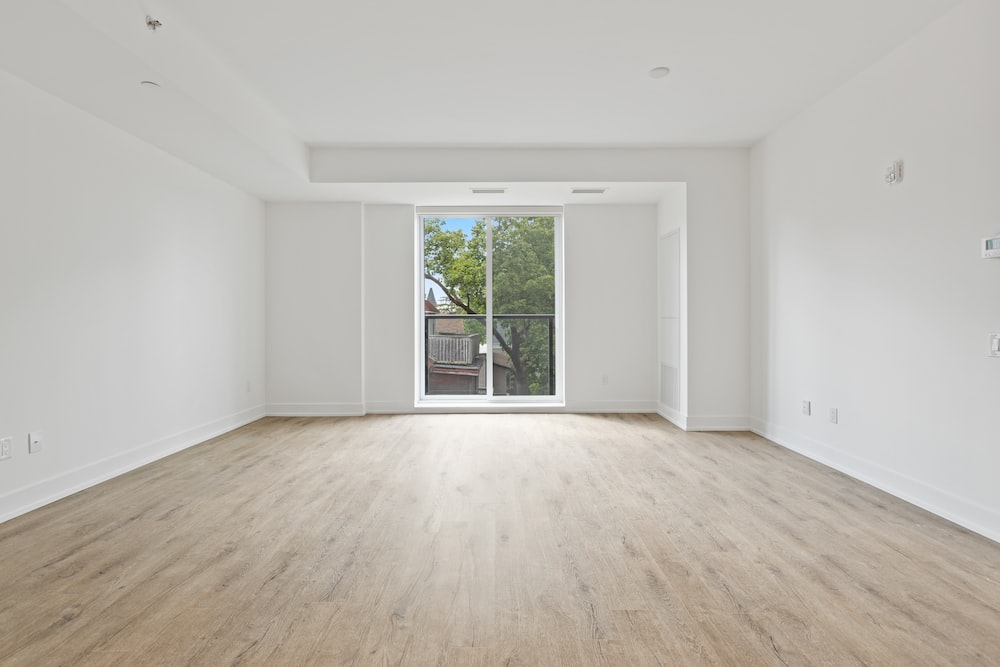
#> input picture imaageMatching/room.jpg, 1000 x 667 px
$ python IP.py
#> lines starting #> are read from the running program, lines starting #| are printed output that depends on the picture
import numpy as np
import cv2
import matplotlib.pyplot as plt

bg=cv2.imread('room.jpg')
#> bg is the input picture: shape (667, 1000, 3); mean B, G, R 178.5, 185.6, 189.7
bg=cv2.cvtColor(bg,cv2.COLOR_BGR2RGB)
plt.imshow(bg)
bg.shape
face=cv2.imread('window.jpg')
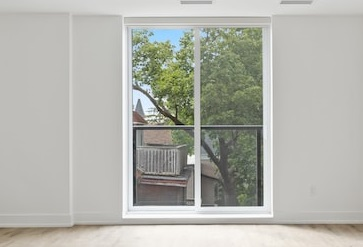
#> input picture imaageMatching/window.jpg, 363 x 247 px
#> face is the input picture: shape (247, 363, 3); mean B, G, R 171.7, 178.9, 178.2
face=cv2.cvtColor(face,cv2.COLOR_BGR2RGB)
plt.imshow(face)
face.shape
face.shape
height,width,channels=face.shape
#> height = 247; width = 363; channels = 3
methods=['cv2.TM_CCOEFF','cv2.TM_CCOEFF_NORMED','cv2.TM_CCORR','cv2.TM_CCORR_NORMED','cv2.TM_SQDIFF','cv2.TM_SQDIFF_NORMED']
for x in methods:
  bg_copy=bg.copy()
  method=eval(x)
  result=cv2.matchTemplate(bg_copy,face,method)
  min_val,max_val,min_loc,max_loc=cv2.minMaxLoc(result)
  if method in[cv2.TM_SQDIFF,cv2.TM_SQDIFF_NORMED]:
    top_left=min_loc
  else:
    top_left=max_loc
  bottom_right=(top_left[0]+width,top_left[1]+height)
  cv2.rectangle(bg_copy,top_left,bottom_right,255,10)
  plt.subplot(121)
  plt.imshow(result)
  plt.title('Result of template matching')
  plt.subplot(122)
  plt.imshow(bg_copy)
  plt.title('Match point')
  plt.suptitle(x)
  plt.show()
#> this loop made 6 passes
#> (min_val, max_val, min_loc, top_left, bottom_right) on passes 1 to 4: (-103539344, 455548992, (275, 368), (292, 189), (655, 436)), (-0.382, 0.999, (637, 253), (292, 189), (655, 436)), (7.62e+09, 9.37e+09, (0, 420), (555, 232), (918, 479)), (0.937, 1, (423, 200), (292, 189), (655, 436))
#> (min_val, max_val, max_loc, top_left, bottom_right) on passes 5 to 6: (774716, 1.1e+09, (423, 200), (292, 189), (655, 436)), (8.79e-05, 0.125, (423, 200), (292, 189), (655, 436))
#> pass 1, `result=cv2.matchTemplate(bg_copy,face,method)`:
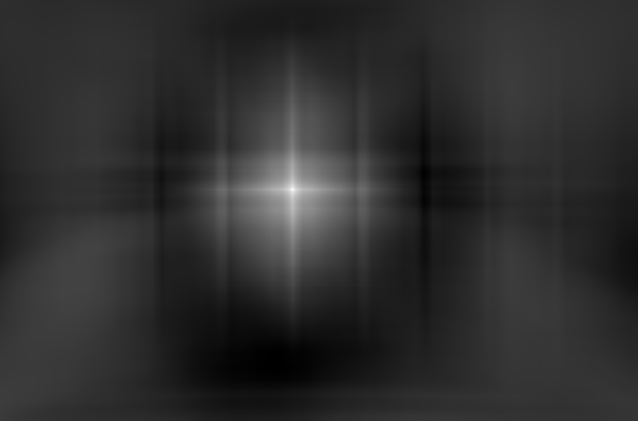
#> result: shape (421, 638) float32; min -103539344, max 455548992, mean -1809963.5; drawn with min black and max white
#> pass 1, `plt.show()`:
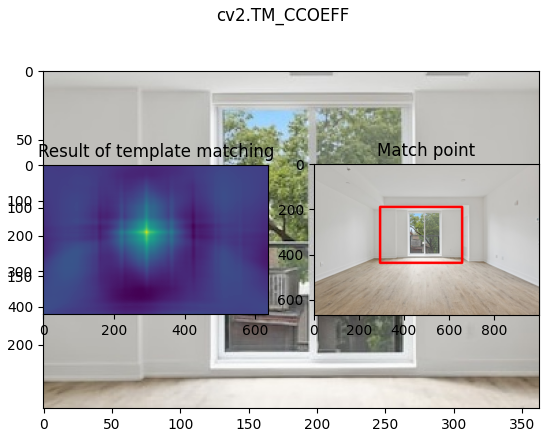
#> figure drawn by matplotlib, 3 panels
#> pass 2, `result=cv2.matchTemplate(bg_copy,face,method)`:
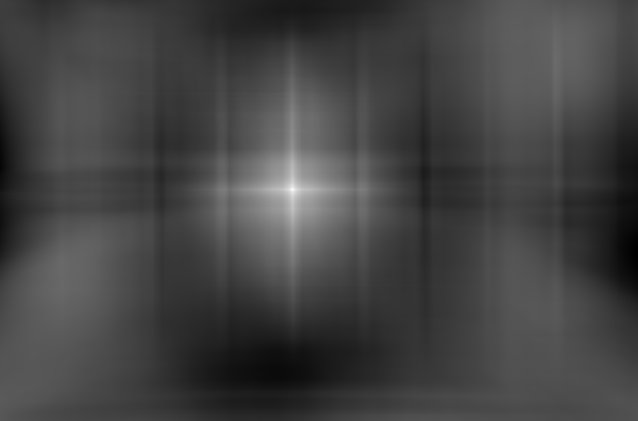
#> result: shape (421, 638) float32; min -0.382, max 0.999, mean -0.0145; drawn with min black and max white
#> pass 3, `result=cv2.matchTemplate(bg_copy,face,method)`:
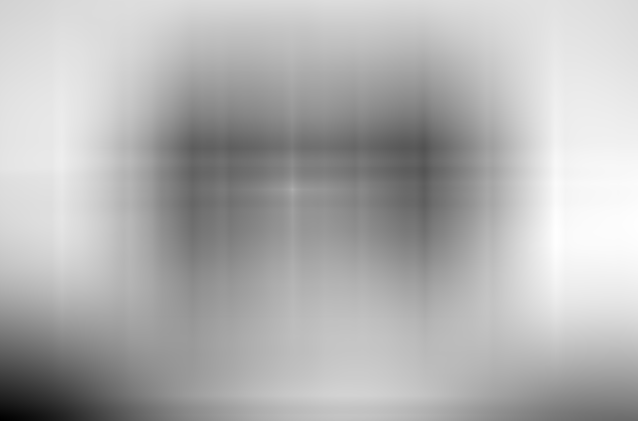
#> result: shape (421, 638) float32; min 7.62e+09, max 9.37e+09, mean 8.84e+09; drawn with min black and max white
#> after the loop:
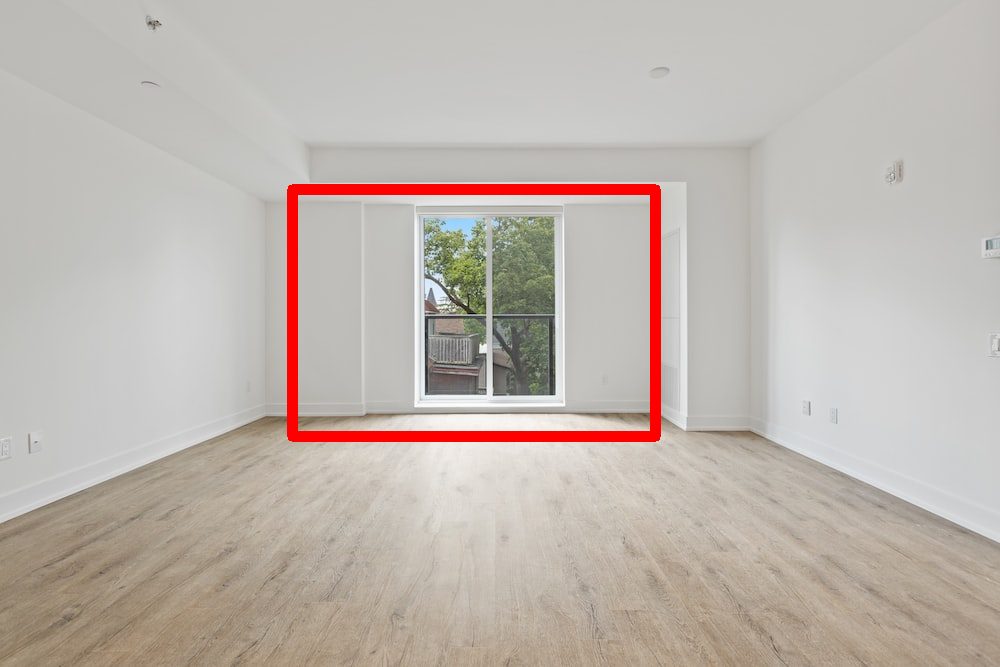
#> bg_copy: shape (667, 1000, 3); mean R, G, B 190.7, 181.6, 174.6
#> after the loop:
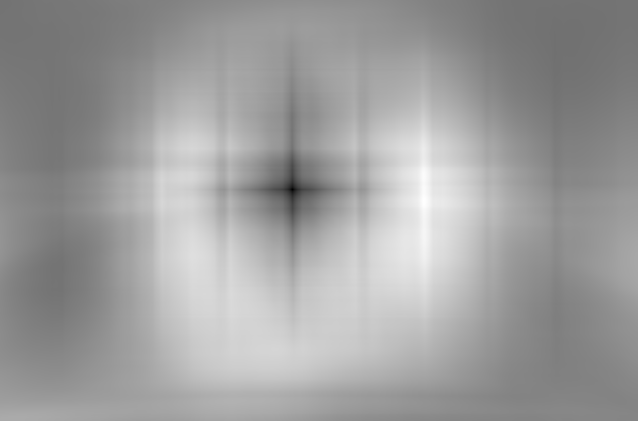
#> result: shape (421, 638) float32; min 8.79e-05, max 0.125, mean 0.0777; drawn with min black and max white
